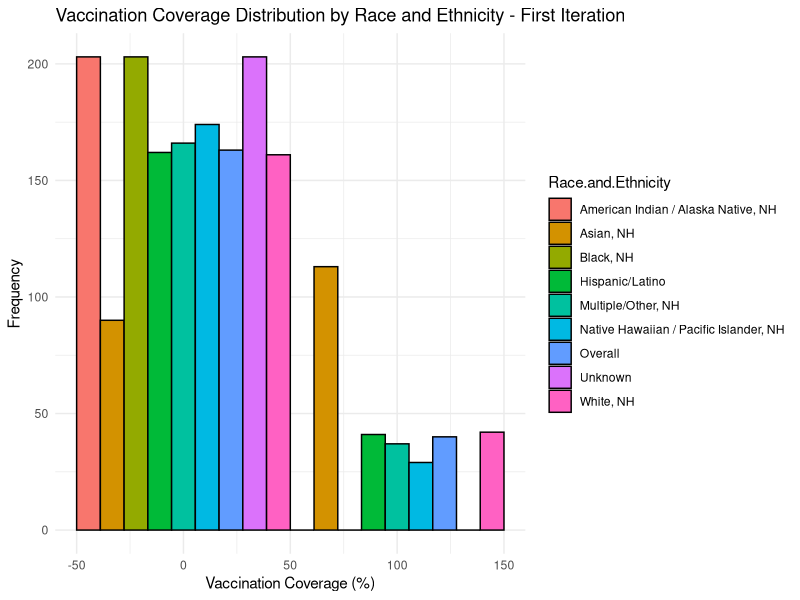
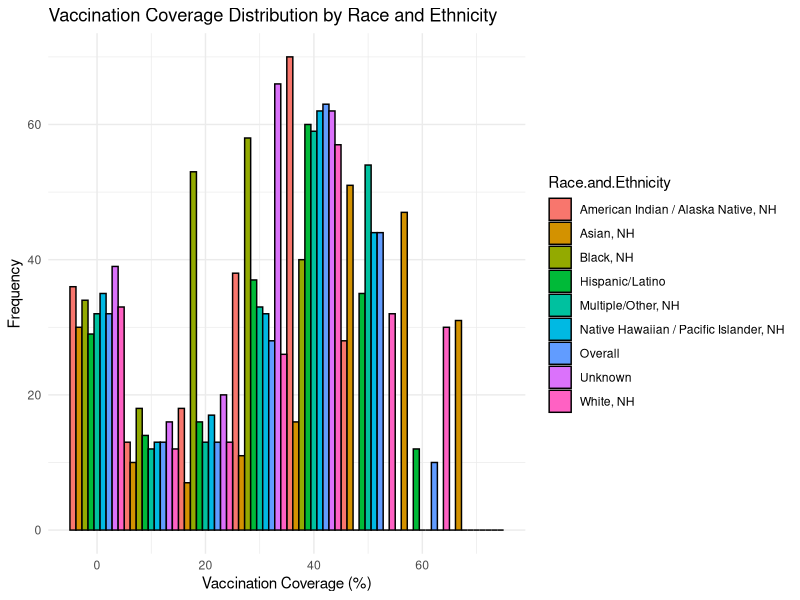
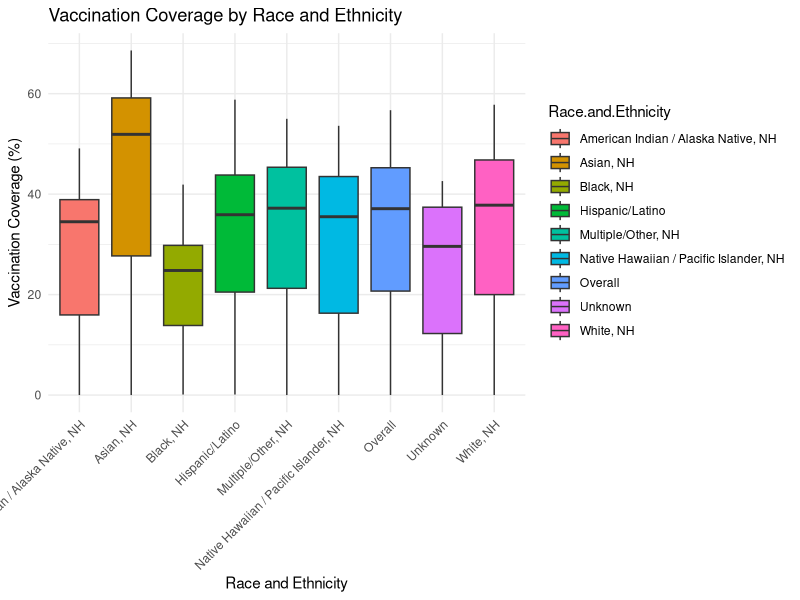
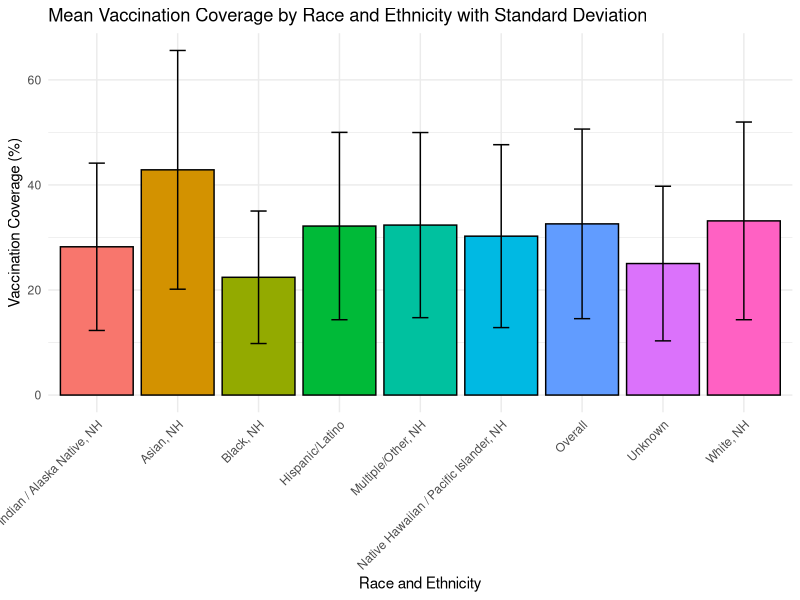
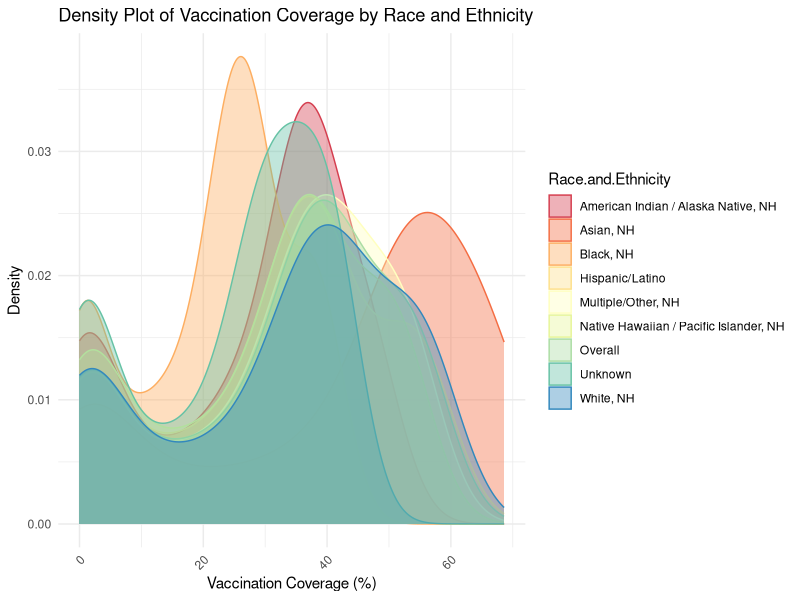
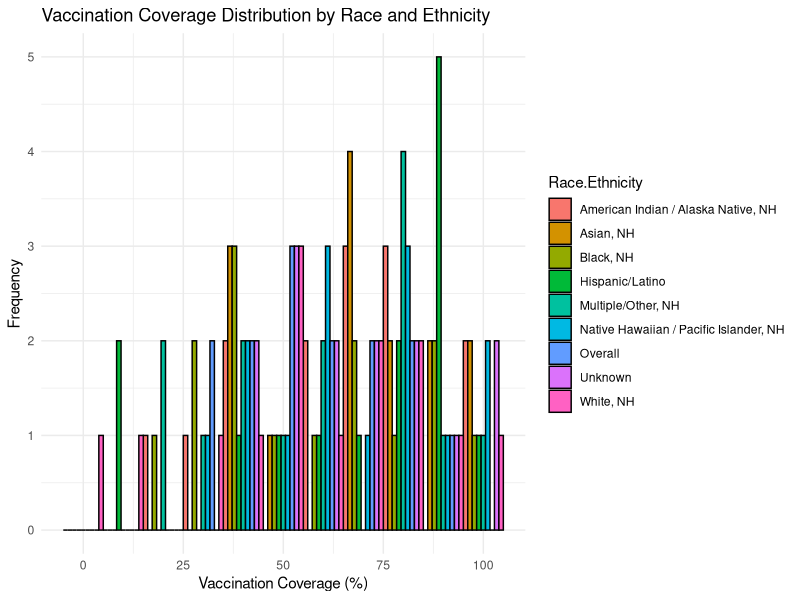
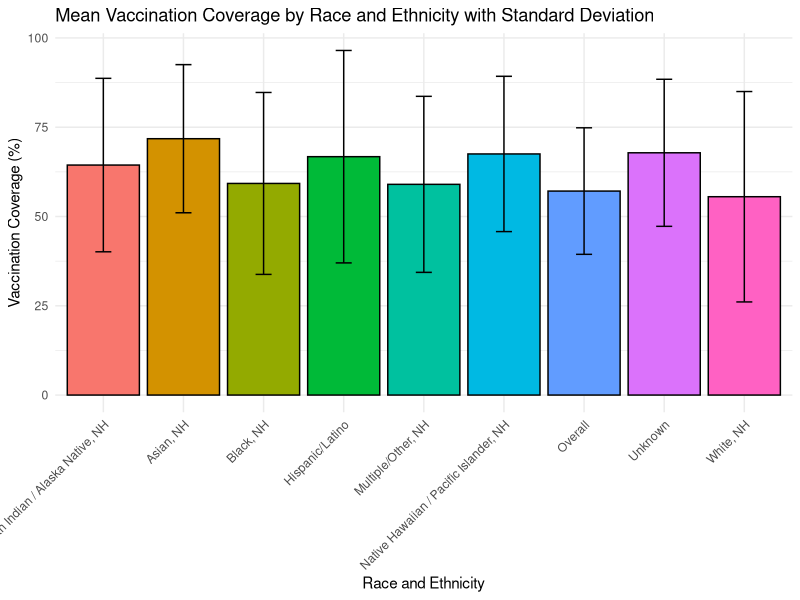
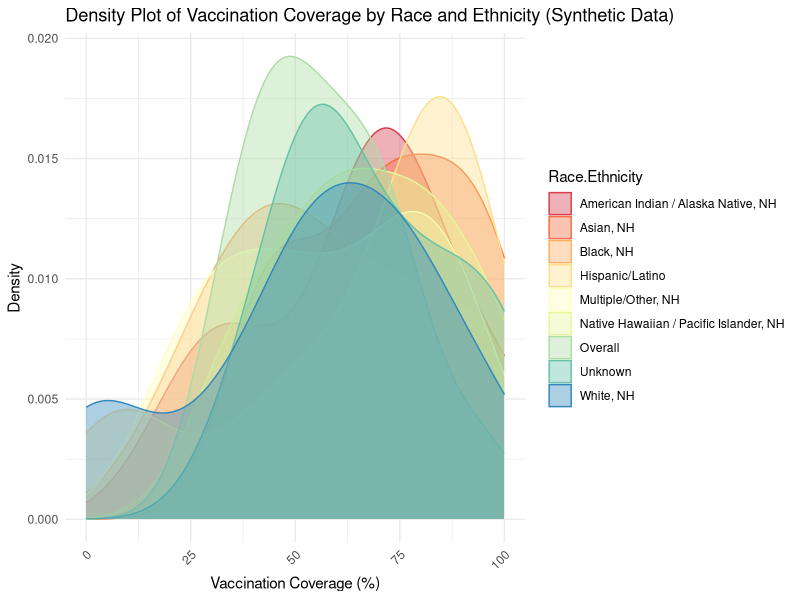

Reproduce these figures in R, in order.
## ---- chunk 1
# Install the 'here' package 
# Set CRAN mirror globally
options(repos = c(CRAN = "https://cloud.r-project.org/"))
install.packages("here")

# Load necessary libraries
library(ggplot2)
library(dplyr)
library(here)  # Load the 'here' package

# Load the dataset using here::here() for the file path
data <- read.csv(here("cdcdata-exercise", "Weekly_Influenza_Vaccination_Coverage_Among_Pregnant_Women_18-49_Years__by_Race_and_Ethnicity_20250205.csv"))
## ---- chunk 2
# Visualize vaccination coverage by race and ethnicity
graph1iteration = ggplot(data, aes(x = Percent, fill = Race.and.Ethnicity)) + 
    geom_histogram(binwidth = 100, color = "black", position = "dodge") +
    labs(title = "Vaccination Coverage Distribution by Race and Ethnicity - First Iteration",
         x = "Vaccination Coverage (%)",
         y = "Frequency") +
    theme_minimal()

#Display 
print(graph1iteration)

# Save first iteration of barplot
figure_file = here("cdcdata-exercise","cdcdata-exercise-tables-graphs","barplot-coverage-by-race-first-iteration.png")
ggsave(filename = figure_file, plot=graph1iteration)

## ---- chunk 3
# There is negative vaccination coverage (like -50%) appearing on histogram which doesn’t make sense in context. 
# Check for any negative values in the Percent column
negative_values <- data %>% filter(Percent < 0)
print(negative_values)

# Visualize vaccination coverage by race and ethnicity with updated BINS
graph1betterbins = ggplot(data, aes(x = Percent, fill = Race.and.Ethnicity)) + 
    geom_histogram(binwidth = 10, color = "black", position = "dodge") +
    labs(title = "Vaccination Coverage Distribution by Race and Ethnicity",
         x = "Vaccination Coverage (%)",
         y = "Frequency") +
    theme_minimal()

#Display 
print(graph1betterbins)

# Save first iteration of barplot
figure_file = here("cdcdata-exercise","cdcdata-exercise-tables-graphs","barplot-coverage-by-race-final.png")
ggsave(filename = figure_file, plot=graph1betterbins)

## ---- chunk 4
#### ------- Making the Distributions ----- ###

# Summarize vaccination coverage by race and ethnicity
data_summary <- data %>%
    group_by(Race.and.Ethnicity) %>%
    summarize(avg_vaccination_coverage = mean(Percent, na.rm = TRUE))

# View the summary data
print(data_summary)

# Boxplot of vaccination coverage by race and ethnicity
boxplot1 = ggplot(data, aes(x = Race.and.Ethnicity, y = Percent, fill = Race.and.Ethnicity)) + 
    geom_boxplot() + 
    labs(title = "Vaccination Coverage by Race and Ethnicity",
         x = "Race and Ethnicity",
         y = "Vaccination Coverage (%)") +
    theme_minimal() +
    theme(axis.text.x = element_text(angle = 45, hjust = 1))  # Rotate x labels for better readability +
theme(
    panel.background = element_rect(fill = "white"),  # White background for the plot panel
    plot.background = element_rect(fill = "white")    # White background for the overall plot
)

#Display 
print(boxplot1)

#Save graph1 
figure_file = here("cdcdata-exercise","cdcdata-exercise-tables-graphs","bloxplot-coverage-by-race.png")
ggsave(filename = figure_file, plot=boxplot1)


## ---- chunk 5
# Summarize the data by Race and Ethnicity to calculate the mean and standard deviation

data$Denominator <- as.numeric(gsub(",", "", data$Denominator))


data_summary <- data %>%
    group_by(Race.and.Ethnicity) %>%
    summarize(
        avg_vaccination_coverage = mean(Percent, na.rm = TRUE),
        sd_vaccination_coverage = sd(Percent, na.rm = TRUE)
    )

# View the summary data
print(data_summary)

## ---- chunk 6
# Load necessary libraries
library(ggplot2)

# Create a bar plot showing the mean vaccination coverage with standard deviation as error bars
barplot1 = ggplot(data_summary, aes(x = Race.and.Ethnicity, y = avg_vaccination_coverage, fill = Race.and.Ethnicity)) +
    geom_bar(stat = "identity", color = "black", show.legend = FALSE) +  
  
    geom_errorbar(aes(ymin = avg_vaccination_coverage - sd_vaccination_coverage, 
                      ymax = avg_vaccination_coverage + sd_vaccination_coverage), 
                  width = 0.2) +  # Add error bars for SD
    labs(title = "Mean Vaccination Coverage by Race and Ethnicity with Standard Deviation",
         x = "Race and Ethnicity",
         y = "Vaccination Coverage (%)") +
    theme_minimal() +
    theme(axis.text.x = element_text(angle = 45, hjust = 1))  # Rotate x-axis labels for readability

#Save barplot1 showing the mean vaccination coverage with sd error bars
figure_file = here("cdcdata-exercise","cdcdata-exercise-tables-graphs","barplot-meanwithsd-by-race.png")
ggsave(filename = figure_file, plot=barplot1)

#Display 
print(barplot1)
## ---- chunk 7
#### To visualize the distribution of vaccination coverage (like a bell curve or a smooth curve) for each race/ethnicity group
# Load necessary libraries
library(ggplot2)
library(dplyr)

# Create a density plot for vaccination coverage by race/ethnicity
densityplot1 = ggplot(data, aes(x = Percent, fill = Race.and.Ethnicity, color = Race.and.Ethnicity)) +
    geom_density(alpha = 0.4) +  # alpha for transparency
    labs(title = "Density Plot of Vaccination Coverage by Race and Ethnicity",
         x = "Vaccination Coverage (%)",
         y = "Density") +
    theme_minimal() +
    theme(axis.text.x = element_text(angle = 45, hjust = 1)) +  # Rotate x labels for readability
    scale_fill_brewer(palette = "Spectral") +  # Custom color palette
    scale_color_brewer(palette = "Spectral")  # Custom color palette for lines

#Save density plot for vaccination coverage by race/ethnicity
figure_file = here("cdcdata-exercise","cdcdata-exercise-tables-graphs","density-plot-vaxcov-by-race.png")
ggsave(filename = figure_file, plot=densityplot1)

#Display 
print(densityplot1)
## ---- chunk 8
# First, need to understand distribution of race/ethcnitiy to replicate the denominator
denom_stats <- data %>%
  group_by(Race.and.Ethnicity) %>%
  summarise(
    mean_denominator = mean(Denominator, na.rm = TRUE),
    sd_denominator = sd(Denominator, na.rm = TRUE)
  )


# Define race/ethnicity groups
race_ethnicity <- c(
  "American Indian / Alaska Native, NH", "Asian, NH", "Black, NH", 
  "Hispanic/Latino", "Multiple/Other, NH", "Native Hawaiian / Pacific Islander, NH", 
  "Overall", "Unknown", "White, NH"
)

# Define the summary stats for mean and SD of Denominator (based on denom_stats)
summary_stats_denominator <- data.frame(
  Race.Ethnicity = c(
    "American Indian / Alaska Native, NH", "Asian, NH", "Black, NH", 
    "Hispanic/Latino", "Multiple/Other, NH", "Native Hawaiian / Pacific Islander, NH", 
    "Overall", "Unknown", "White, NH"
  ),
  mean_denominator = c(403.0788, 23625.3990, 15415.2266, 54375.3350, 7427.5222, 800.7389, 164107.4581, 11195.0443, 50865.1133),
  sd_denominator = c(86.13829, 4898.93053, 3671.98063, 11469.75194, 1540.13275, 169.41929, 34907.95658, 2441.36489, 11256.72535)
)

# Define the summary stats for vaccination coverage (avg and sd) (based on data_summary)
summary_stats_vaccination <- data.frame(
  Race.Ethnicity = c(
    "American Indian / Alaska Native, NH", "Asian, NH", "Black, NH", 
    "Hispanic/Latino", "Multiple/Other, NH", "Native Hawaiian / Pacific Islander, NH", 
    "Overall", "Unknown", "White, NH"
  ),
  avg_vaccination_coverage = c(28.22759, 42.87931, 22.42167, 32.17389, 32.35961, 30.25074, 32.58966, 25.03744, 33.15911),
  sd_vaccination_coverage = c(15.92859, 22.72488, 12.61283, 17.83555, 17.62178, 17.41049, 18.04427, 14.71800, 18.81666)
)

# First, create date range from late November to early February
flu_season_dates <- seq(as.Date("2023-11-01"), as.Date("2024-02-01"), by = "week")

# Create an empty data frame for synthetic data
n_observations <- length(flu_season_dates) * length(race_ethnicity)
synthetic_data <- data.frame(
  Vaccination.Coverage = numeric(n_observations),  
  Flu.Season = as.Date(rep(NA, n_observations)),   
  Denominator = numeric(n_observations),           
  Race.Ethnicity = character(n_observations)       
)

# Populate the synthetic data frame with combinations of flu season dates and race/ethnicity
row_index <- 1

# Set seed for reproducibility
set.seed(123) 

for (week_date in flu_season_dates) {
  for (race in race_ethnicity) {
    # Get the mean and SD for the current race/ethnicity for Denominator
    race_stats_denominator <- summary_stats_denominator[summary_stats_denominator$Race.Ethnicity == race, ]
    
    # Generate a random population count from the normal distribution for Denominator
    denominator_value <- max(0, rnorm(1, race_stats_denominator$mean_denominator, race_stats_denominator$sd_denominator))
    
    # Get the mean and SD for the current race/ethnicity for Vaccination Coverage
    race_stats_vaccination <- summary_stats_vaccination[summary_stats_vaccination$Race.Ethnicity == race, ]
    
    # Calculate the week number (starting from 1 for the first week in the narrowed date range)
    week_number <- which(flu_season_dates == week_date)
    
    # Gradual increase for vaccination coverage across weeks
    # Calculate the incremental change based on the week number
    vaccination_coverage_growth <- race_stats_vaccination$avg_vaccination_coverage + (week_number - 1) * (100 - race_stats_vaccination$avg_vaccination_coverage) / (length(flu_season_dates) - 1)
    
    # Add noise based on the mean and standard deviation for vaccination coverage
    vaccination_coverage <- rnorm(1, vaccination_coverage_growth, race_stats_vaccination$sd_vaccination_coverage)
    
    # Ensure vaccination coverage stays between 0% and 100%
    vaccination_coverage <- min(max(0, vaccination_coverage), 100)
    
    # Assign values to the synthetic data frame
    synthetic_data[row_index, "Flu.Season"] <- week_date
    synthetic_data[row_index, "Race.Ethnicity"] <- race
    synthetic_data[row_index, "Denominator"] <- denominator_value
    synthetic_data[row_index, "Vaccination.Coverage"] <- vaccination_coverage
    
    row_index <- row_index + 1
  }
}

# View the first few rows of the synthetic data frame
head(synthetic_data)



## ---- chunk 9
# Create summary stats
data_synthetic_summary <- synthetic_data %>%
    group_by(Race.Ethnicity) %>%
    summarize(
        avg_vaccination_coverage = mean(Vaccination.Coverage, na.rm = TRUE),
        sd_vaccination_coverage = sd(Vaccination.Coverage, na.rm = TRUE)
    )

head(data_synthetic_summary)


# Visualize vaccination coverage by race and ethnicity with updated BINS
graph2 = ggplot(synthetic_data, aes(x = Vaccination.Coverage, fill = Race.Ethnicity)) + 
    geom_histogram(binwidth = 10, color = "black", position = "dodge") +
    labs(title = "Vaccination Coverage Distribution by Race and Ethnicity",
         x = "Vaccination Coverage (%)",
         y = "Frequency") +
    theme_minimal()

#Display 
print(graph2)


# Create a bar plot showing the mean vaccination coverage with standard deviation as error bars
barplot2 = ggplot(data_synthetic_summary, aes(x = Race.Ethnicity, y = avg_vaccination_coverage, fill = Race.Ethnicity)) +
    geom_bar(stat = "identity", color = "black", show.legend = FALSE) +  
  
    geom_errorbar(aes(ymin = avg_vaccination_coverage - sd_vaccination_coverage, 
                      ymax = avg_vaccination_coverage + sd_vaccination_coverage), 
                  width = 0.2) +  
    labs(title = "Mean Vaccination Coverage by Race and Ethnicity with Standard Deviation",
         x = "Race and Ethnicity",
         y = "Vaccination Coverage (%)") +
    theme_minimal() +
    theme(axis.text.x = element_text(angle = 45, hjust = 1))  
#Display
print(barplot2)

# Create graph like how it was for the real data
densityplot2 = ggplot(synthetic_data, aes(x = Vaccination.Coverage, fill = Race.Ethnicity, color = Race.Ethnicity)) +
  geom_density(alpha = 0.4) +  
  labs(title = "Density Plot of Vaccination Coverage by Race and Ethnicity (Synthetic Data)",
       x = "Vaccination Coverage (%)",
       y = "Density") +
  theme_minimal() +
  theme(axis.text.x = element_text(angle = 45, hjust = 1)) +  
  scale_fill_brewer(palette = "Spectral") +  
  scale_color_brewer(palette = "Spectral")  

#Display 
print(densityplot2)

